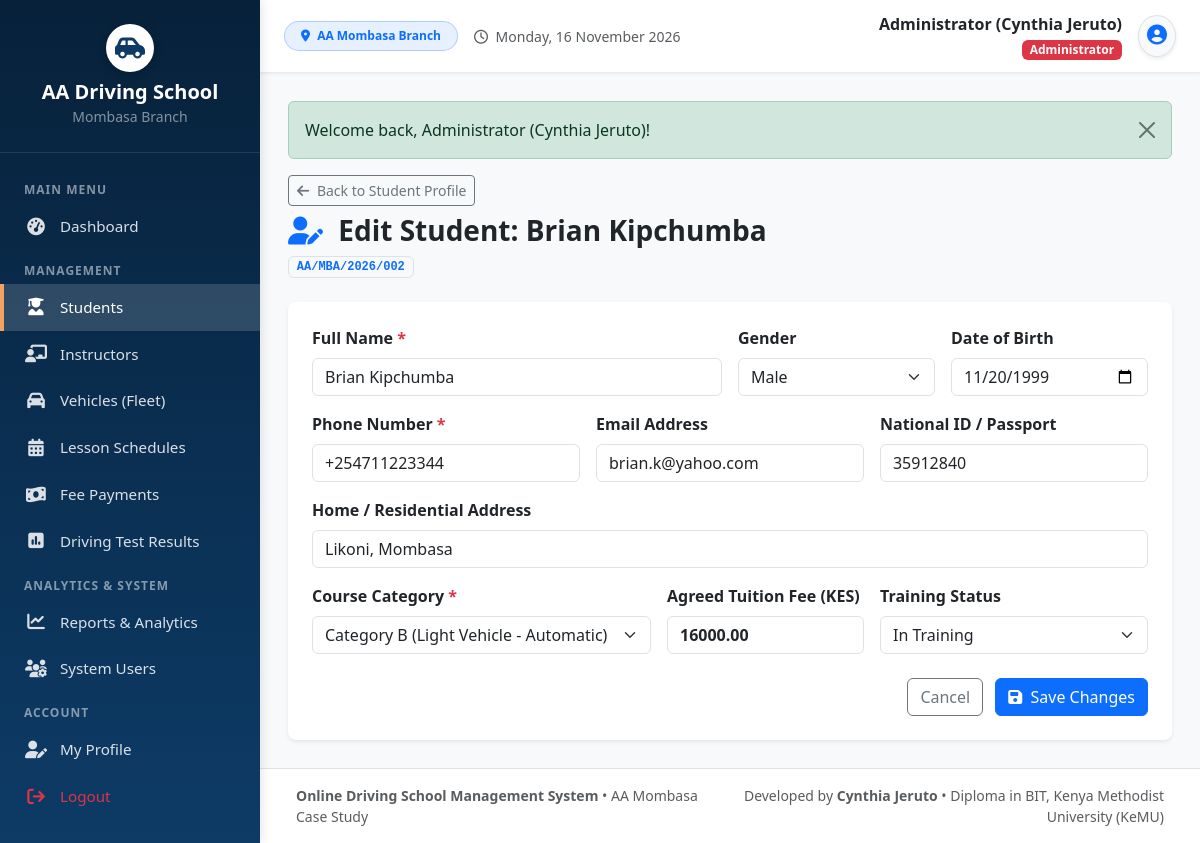
The page /student_edit.php?id=2 (signed in) on the database its author committed.
### tables this page shows
CREATE TABLE `students` (
  `student_id` INT(11) NOT NULL AUTO_INCREMENT,
  `user_id` INT(11) DEFAULT NULL,
  `student_reg_no` VARCHAR(30) NOT NULL UNIQUE,
  `full_name` VARCHAR(100) NOT NULL,
  `gender` ENUM('Male', 'Female', 'Other') NOT NULL,
  `date_of_birth` DATE DEFAULT NULL,
  `phone` VARCHAR(20) NOT NULL,
  `email` VARCHAR(100) DEFAULT NULL,
  `national_id` VARCHAR(30) DEFAULT NULL,
  `address` VARCHAR(255) DEFAULT 'Mombasa',
  `course_category` VARCHAR(100) NOT NULL DEFAULT 'Category B (Light Vehicle - Manual)',
  `course_fee` DECIMAL(10,2) NOT NULL DEFAULT 15000.00,
  `registration_date` DATE NOT NULL,
  `status` ENUM('Enrolled', 'In Training', 'Test Ready', 'Completed', 'Dropped') NOT NULL DEFAULT 'Enrolled',
  `created_at` TIMESTAMP NOT NULL DEFAULT CURRENT_TIMESTAMP,
  PRIMARY KEY (`student_id`),
  KEY `fk_student_user` (`user_id`),
  CONSTRAINT `fk_student_user` FOREIGN KEY (`user_id`) REFERENCES `users` (`user_id`) ON DELETE SET NULL
);

### student_edit.php (the view, shortened to what this page needs)
<?php
require_once __DIR__ . '/includes/header.php';
$studentId = (int)($_GET['id'] ?? 0);
$stmt = $pdo->prepare("SELECT * FROM students WHERE student_id = ?");
$stmt->execute([$studentId]);
$student = $stmt->fetch();
?>
<div class="mb-4">
    <a href="student_view.php?id=<?= $studentId ?>" class="btn btn-outline-secondary btn-sm mb-2"><i class="fa-solid fa-arrow-left me-1"></i> Back to Student Profile</a>
    <h3 class="fw-bold mb-1 text-dark"><i class="fa-solid fa-user-pen text-primary me-2"></i> Edit Student: <?= htmlspecialchars($student['full_name']) ?></h3>
    <span class="badge bg-light text-primary border font-monospace"><?= htmlspecialchars($student['student_reg_no']) ?></span>
</div>
<div class="card border-0 shadow-sm rounded-3">
    <div class="card-body p-4">
        <form method="POST" action="student_edit.php?id=<?= $studentId ?>">
            <div class="row g-3">
                <div class="col-md-6">
                    <label class="form-label fw-semibold">Full Name <span class="text-danger">*</span></label>
                    <input type="text" class="form-control" name="full_name" value="<?= htmlspecialchars($student['full_name']) ?>" required>
                </div>
                <div class="col-md-3">
                    <label class="form-label fw-semibold">Gender</label>
                    <select name="gender" class="form-select">
                        <option value="Male" <?= ($student['gender'] === 'Male') ? 'selected' : '' ?>>Male</option>
                    </select>
                </div>
                <div class="col-md-3">
                    <label class="form-label fw-semibold">Date of Birth</label>
                    <input type="date" class="form-control" name="date_of_birth" value="<?= htmlspecialchars($student['date_of_birth'] ?? '') ?>">
                </div>
                <div class="col-md-4">
                    <label class="form-label fw-semibold">Phone Number <span class="text-danger">*</span></label>
                    <input type="text" class="form-control" name="phone" value="<?= htmlspecialchars($student['phone']) ?>" required>
                </div>
                <div class="col-md-4">
                    <label class="form-label fw-semibold">Email Address</label>
                    <input type="email" class="form-control" name="email" value="<?= htmlspecialchars($student['email'] ?? '') ?>">
                </div>
                <div class="col-md-4">
                    <label class="form-label fw-semibold">National ID / Passport</label>
                    <input type="text" class="form-control" name="national_id" value="<?= htmlspecialchars($student['national_id'] ?? '') ?>">
                </div>
                <div class="col-md-12">
                    <label class="form-label fw-semibold">Home / Residential Address</label>
                    <input type="text" class="form-control" name="address" value="<?= htmlspecialchars($student['address']) ?>">
                </div>
                <div class="col-md-5">
                    <label class="form-label fw-semibold">Course Category <span class="text-danger">*</span></label>
                    <select name="course_category" class="form-select" required>
                        <option value="Category B (Light Vehicle - Automatic)" <?= ($student['course_category'] === 'Category B (Light Vehicle - Automatic)') ? 'selected' : '' ?>>Category B (Light Vehicle - Automatic)</option>
                    </select>
                </div>
                <div class="col-md-3">
                    <label class="form-label fw-semibold">Agreed Tuition Fee (KES)</label>
                    <input type="number" step="0.01" class="form-control fw-bold" name="course_fee" value="<?= htmlspecialchars($student['course_fee']) ?>" required>
                </div>
                <div class="col-md-4">
                    <label class="form-label fw-semibold">Training Status</label>
                    <select name="status" class="form-select">
                        <option value="In Training" <?= ($student['status'] === 'In Training') ? 'selected' : '' ?>>In Training</option>
                    </select>
                </div>
                <div class="col-12 mt-4 text-end">
                    <a href="student_view.php?id=<?= $studentId ?>" class="btn btn-outline-secondary me-2">Cancel</a>
                    <button type="submit" class="btn btn-primary"><i class="fa-solid fa-save me-1"></i> Save Changes</button>
                </div>
            </div>
        </form>
    </div>
</div>
<?php require_once __DIR__ . '/includes/footer.php'; ?>

### assets/css/style.css (style rules this page uses)
:root { --primary-color: #0d3b66; --primary-dark: #07213a; --primary-light: #185a9d; --accent-color: #f4a261; --accent-hover: #e76f51; --bg-light: #f8f9fa; --sidebar-width: 260px; --text-dark: #2b2d42; --card-shadow: 0 4px 12px rgba(0, 0, 0, 0.05); }
body { font-family: 'Segoe UI', system-ui, -apple-system, sans-serif; background-color: var(--bg-light); color: var(--text-dark); min-height: 100vh; }

### rows shown on the page
students: full_name "Brian Kipchumba", student_reg_no "AA/MBA/2026/002", gender "Male", date_of_birth "11/20/1999", phone "+254711223344", email "brian.k@yahoo.com", national_id "35912840", address "Likoni, Mombasa", course_category "Category B (Light Vehicle - Automatic)", course_fee "16000.00", status "In Training"

### other values the page prints
$_SESSION['full_name'] "Administrator (Cynthia Jeruto)"
$_SESSION['role'] "Administrator"
$flash['message'] "Welcome back, Administrator (Cynthia Jeruto)!"
